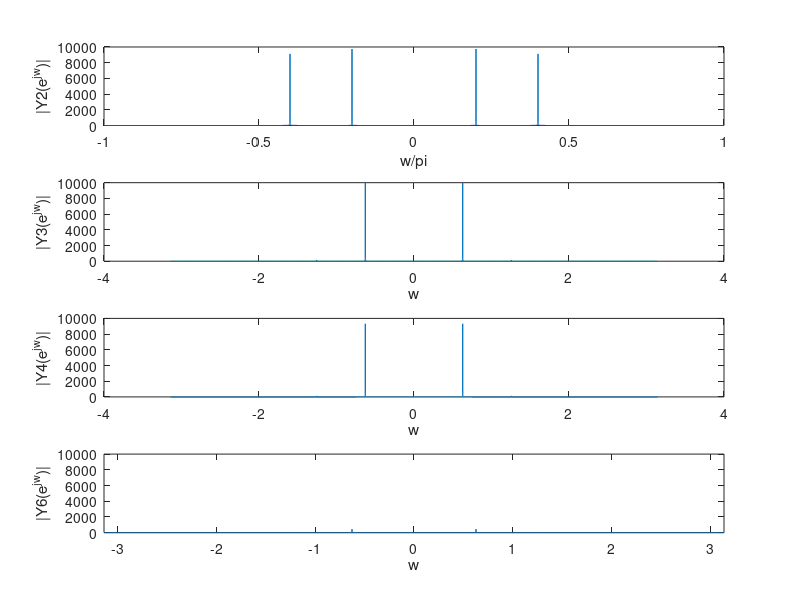
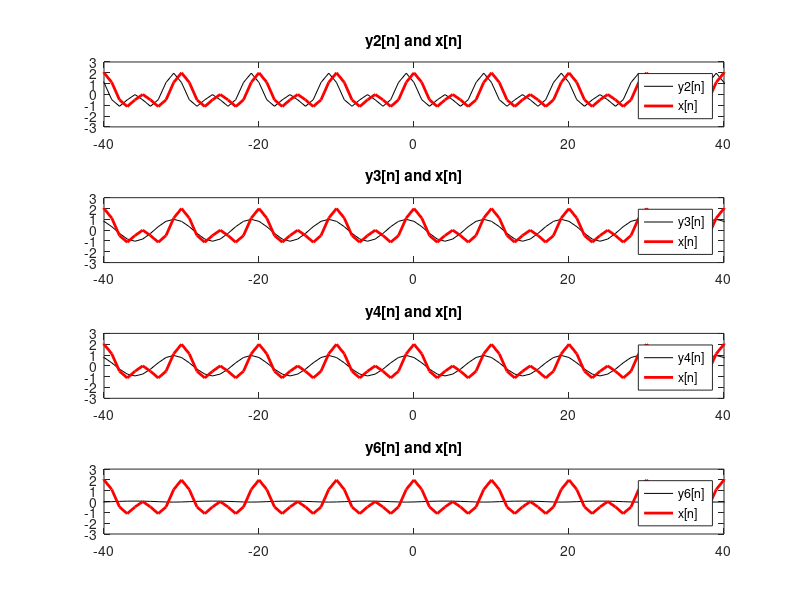

These figures' MATLAB source, in order:
load LPF.mat

n=-10000:1:10000
x=2*cos((1/10)*pi*n).*cos((3/10)*pi*n);
X=fft(x,20001);

%Plot output spectrum Y2
H2=fft(h2,20001);
Y2=X.*H2;
w =linspace(-pi,pi,20001);
figure
subplot(4,1,1)
plot(w/pi,abs(fftshift(Y2)))
xlabel('w/pi');
ylabel('|Y2(e^j^w)|');

%Plot output spectrum Y3
H3=fft(h3,20001);
Y3=X.*H3;
subplot(4,1,2)
plot(w,abs(fftshift(Y3)))
xlabel('w');
ylabel('|Y3(e^j^w)|');

%Plot output spectrum Y4
H4=fft(h4,20001);
Y4=X.*H4;
subplot(4,1,3)
plot(w,abs(fftshift((Y4))))
xlabel('w');
ylabel('|Y4(e^j^w)|');

%Plot output spectrum Y6
H6=fft(h6,20001);
Y6=X.*H6;
subplot(4,1,4)
plot(w,abs(fftshift(Y6)))
axis([-pi pi 0 10000])
xlabel('w');
ylabel('|Y6(e^j^w)|');

figure %for question 5
y2=ifft(Y2);
subplot(4,1,1)
plot(n,y2,'k',n,x,'r','LineWidth',2)
title('y2[n] and x[n]')
legend('y2[n]','x[n]')
axis([-40 40 -3 3])

y3=ifft(Y3);
subplot(4,1,2)
plot(n,y3,'k',n,x,'r','LineWidth',2)
title('y3[n] and x[n]')
legend('y3[n]','x[n]')
axis([-40 40 -3 3])

y4=ifft(Y4);
subplot(4,1,3)
plot(n,y4,'k',n,x,'r','LineWidth',2)
title('y4[n] and x[n]')
legend('y4[n]','x[n]')
axis([-40 40 -3 3])

y6=ifft(Y6);
subplot(4,1,4)
plot(n,y6,'k',n,x,'r','LineWidth',2)
title('y6[n] and x[n]')
legend('y6[n]','x[n]')
axis([-40 40 -3 3])
